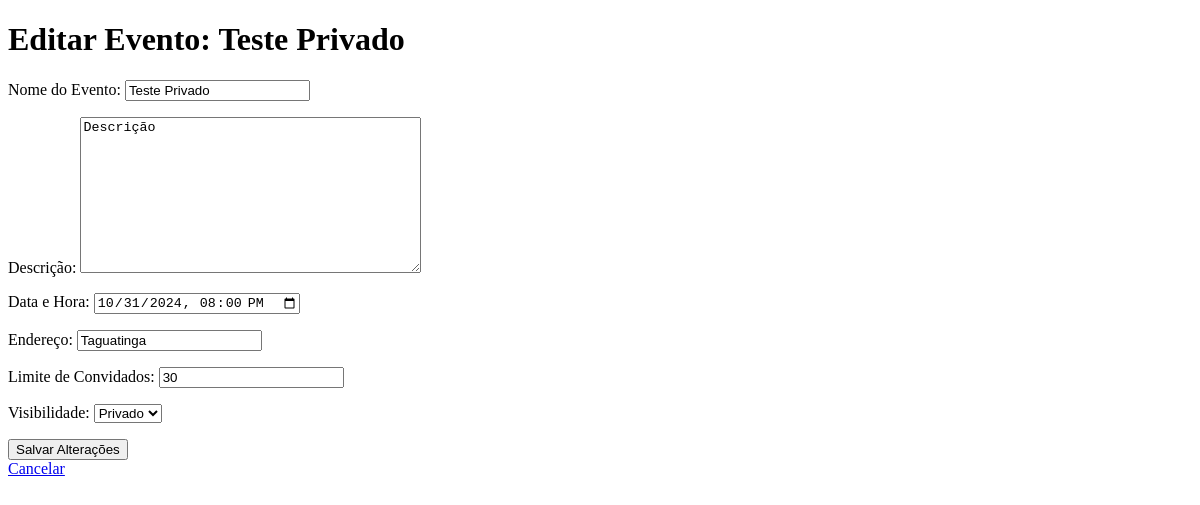
The page /eventos/evento/6/editar/ on the database as committed earlier.
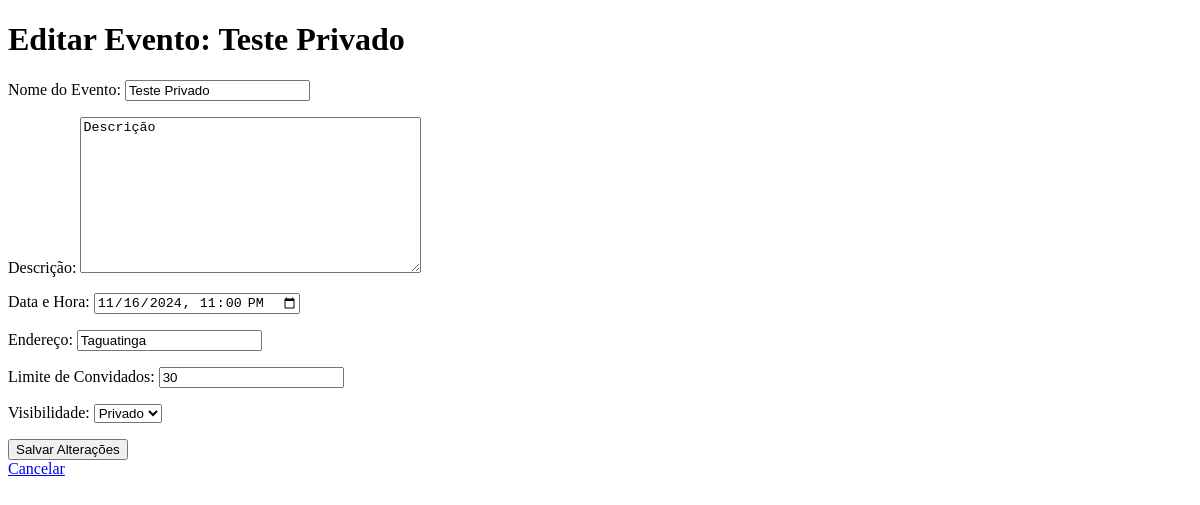
The same page on the database as committed later.
### eventos/models.py (models this page shows)
class Evento(models.Model):
    nome = models.CharField(max_length=100)
    data_hora = models.DateTimeField()
    endereco = models.CharField(max_length=255)
    descricao = models.TextField(blank=True, null=True)
    limite_convidados = models.PositiveIntegerField()
    visibilidade = models.CharField(max_length=7, choices=[('publico', 'Público'), ('privado', 'Privado')])
    criador = models.ForeignKey(Usuario, on_delete=models.CASCADE)
    convidados = models.ManyToManyField(Usuario, related_name='eventos_inscritos', blank=True)

### eventos/views.py (the view)
# urls.py: path('evento/<int:evento_id>/editar/', views.editar_evento, name='editar_evento'),
def editar_evento(request, evento_id):
    evento = get_object_or_404(Evento, id=evento_id)
    if request.method == 'POST':
        form = EventoForm(request.POST, instance=evento)
        if form.is_valid():
            form.save()
            return redirect('detalhes_evento', evento_id=evento.id)
    else:
        form = EventoForm(instance=evento)
    return render(request, 'eventos/editar_evento.html', {'form': form, 'evento': evento})

### eventos/templates/eventos/editar_evento.html (shortened to what this page needs)
<!DOCTYPE html>
<html lang="pt-br">
<head>
</head>
<body>
    <h1>Editar Evento: {{ evento.nome }}</h1>
    <form method="post">
        {{ form.as_p }}
        <button type="submit">Salvar Alterações</button>
    </form>
    <a href="{% url 'detalhes_evento' evento.id %}">Cancelar</a>
</body>
</html>

Rows that differ between the two databases and show on the page:
changed Evento "Teste Privado": data_hora "10/31/2024 20:00" → "11/16/2024 23:00"
